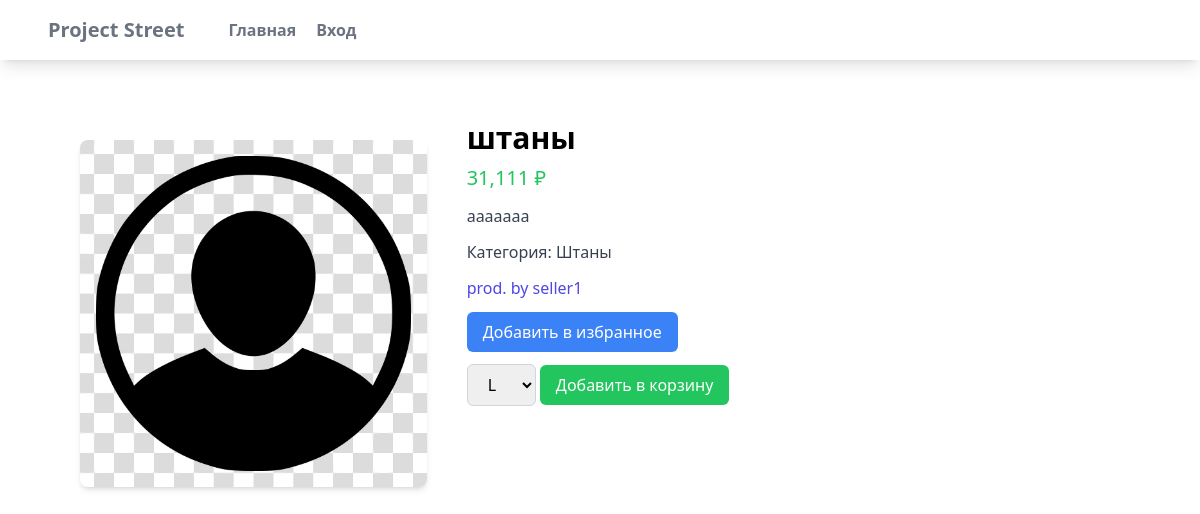
The app's page /5/ with its own data.
### myapp/models.py (models this page shows, shortened)
class Product(models.Model):
    seller = models.ForeignKey(settings.AUTH_USER_MODEL, on_delete=models.CASCADE, default='1')
    name = models.CharField(max_length=100)
    price = models.IntegerField()
    description = models.CharField(max_length=2000)
    image = models.ImageField(blank=True, upload_to='images')
    category = models.ForeignKey(Category, on_delete=models.CASCADE)
    quantity_available = models.PositiveIntegerField(default=0)  # Количество товаров на складе
    sizes = models.ManyToManyField(Size)  # Размеры товара

class Category(models.Model):
    name = models.CharField(max_length=50)
    def __str__(self):
        return self.name

### users/models.py (models this page shows)
class CustomUser(AbstractUser):
    is_seller = models.BooleanField(default=False)

### myapp/views.py (the view, shortened to what this page needs)
# urls.py: path('<int:pk>/', ProductDetailView.as_view(), name="detail"),
class ProductDetailView(DetailView):
    model = Product
    template_name = 'myapp/detail.html'
    context_object_name = 'item'
    def get_context_data(self, **kwargs):
        context = super().get_context_data(**kwargs)
        return context

### myapp/templates/myapp/detail.html (shortened to what this page needs)
{% extends "myapp/base.html" %}
{% load humanize %}
{% block content %}
<div class="flex p-20 w-full justify-center">
    <img class="w-1/3 rounded-lg shadow-md mt-10" src="{{ item.image.url }}" alt="{{ item.name }}">
    <div class="w-2/3 ml-10 mt-5">
        <h1 class="text-3xl font-semibold">{{ item.name }}</h1>
        <p class="text-green-500 text-xl mt-2">{{ item.price | intcomma }} ₽</p>
        <p class="mt-3 text-gray-700">{{ item.description }}</p>
        <p class="mt-3 text-gray-700">Категория: {{ item.category }}</p>
        <p class="mt-3 text-indigo-600"><a href="{% url 'users:sellerprofile' item.seller.id %}">prod. by {{ item.seller }}</a></p>
        {% if user.is_seller %}
        {% else %}
        <form class="mt-3" method="post" action="{% url 'myapp:detail' pk=item.pk %}">
            {% if item_in_favorites %}
            <button type="submit" name="remove_from_favorites" class="bg-red-500 text-white px-4 py-2 rounded-md hover:bg-red-600">Удалить из избранного</button>
            {% else %}
            <button type="submit" name="add_to_favorites" class="bg-blue-500 text-white px-4 py-2 rounded-md hover:bg-blue-600">Добавить в избранное</button>
            {% endif %}
        </form>
        <form class="mt-3" method="post" action="{% url 'myapp:add_to_cart' item.pk %}">
            <select name="size" class="px-4 py-2 border border-gray-300 rounded-md focus:outline-none focus:ring-2 focus:ring-blue-500 focus:border-transparent">
                {% for size in item.sizes.all %}
                    <option value="{{ size.id }}">{{ size.name }}</option>
                {% endfor %}
            </select>
            <button type="submit" class="bg-green-500 text-white px-4 py-2 rounded-md hover:bg-green-600">Добавить в корзину</button>
        </form>
        {% endif %}
    </div>
</div>
{% endblock content %}

### myapp/static/myapp/styles.css (style rules this page uses)
html, :host { line-height: 1.5; -webkit-text-size-adjust: 100%; -moz-tab-size: 4; -o-tab-size: 4; tab-size: 4; font-family: ui-sans-serif, system-ui, sans-serif, "Apple Color Emoji", "Segoe UI Emoji", "Segoe UI Symbol", "Noto Color Emoji"; font-feature-settings: normal; font-variation-settings: normal; -webkit-tap-highlight-color: transparent; }
body { margin: 0; line-height: inherit; }
h1, h2, h3, h4, h5, h6 { font-size: inherit; font-weight: inherit; }
a { color: inherit; text-decoration: inherit; }
button, input, optgroup, select, textarea { font-family: inherit; font-feature-settings: inherit; font-variation-settings: inherit; font-size: 100%; font-weight: inherit; line-height: inherit; letter-spacing: inherit; color: inherit; margin: 0; padding: 0; }
button, select { text-transform: none; }
button, input:where([type='button']), input:where([type='reset']), input:where([type='submit']) { -webkit-appearance: button; background-color: transparent; background-image: none; }
blockquote, dl, dd, h1, h2, h3, h4, h5, h6, hr, figure, p, pre { margin: 0; }
button, [role="button"] { cursor: pointer; }
img, svg, video, canvas, audio, iframe, embed, object { display: block; vertical-align: middle; }
img, video { max-width: 100%; height: auto; }
.ml-10 { margin-left: 2.5rem; }
.mt-10 { margin-top: 2.5rem; }
.mt-2 { margin-top: 0.5rem; }
.mt-3 { margin-top: 0.75rem; }
.mt-5 { margin-top: 1.25rem; }
.flex { display: flex; }
.w-1\/3 { width: 33.333333%; }
.w-2\/3 { width: 66.666667%; }
.w-full { width: 100%; }
.justify-center { justify-content: center; }
.rounded-lg { border-radius: 0.5rem; }
.rounded-md { border-radius: 0.375rem; }
.border { border-width: 1px; }
.border-gray-300 { --tw-border-opacity: 1; border-color: rgb(209 213 219 / var(--tw-border-opacity)); }
.bg-blue-500 { --tw-bg-opacity: 1; background-color: rgb(59 130 246 / var(--tw-bg-opacity)); }
.bg-green-500 { --tw-bg-opacity: 1; background-color: rgb(34 197 94 / var(--tw-bg-opacity)); }
.p-20 { padding: 5rem; }
.px-4 { padding-left: 1rem; padding-right: 1rem; }
.py-2 { padding-top: 0.5rem; padding-bottom: 0.5rem; }
.text-3xl { font-size: 1.875rem; line-height: 2.25rem; }
.text-xl { font-size: 1.25rem; line-height: 1.75rem; }
.font-semibold { font-weight: 600; }
.text-gray-700 { --tw-text-opacity: 1; color: rgb(55 65 81 / var(--tw-text-opacity)); }
.text-green-500 { --tw-text-opacity: 1; color: rgb(34 197 94 / var(--tw-text-opacity)); }
.text-indigo-600 { --tw-text-opacity: 1; color: rgb(79 70 229 / var(--tw-text-opacity)); }
.text-white { --tw-text-opacity: 1; color: rgb(255 255 255 / var(--tw-text-opacity)); }
.shadow-md { --tw-shadow: 0 4px 6px -1px rgb(0 0 0 / 0.1), 0 2px 4px -2px rgb(0 0 0 / 0.1); --tw-shadow-colored: 0 4px 6px -1px var(--tw-shadow-color), 0 2px 4px -2px var(--tw-shadow-color); box-shadow: var(--tw-ring-offset-shadow, 0 0 #0000), var(--tw-ring-shadow, 0 0 #0000), var(--tw-shadow); }

### records on screen
Product: image (picture), name "штаны", price "31,111", description "ааааааа", category "Штаны", seller "seller1"

### other values on screen
form field size "L"
